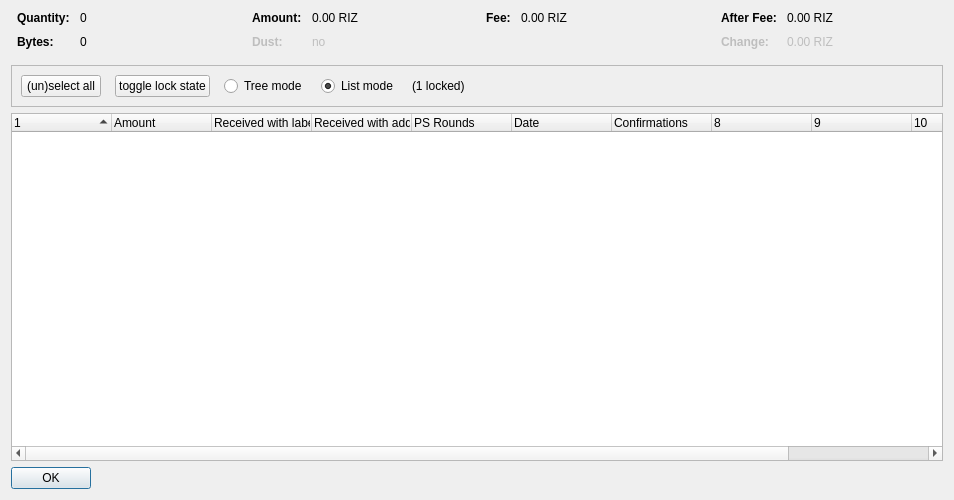
<?xml version="1.0" encoding="UTF-8"?>
<ui version="4.0">
 <class>CoinControlDialog</class>
 <widget class="QDialog" name="CoinControlDialog">
  <property name="geometry">
   <rect>
    <x>0</x>
    <y>0</y>
    <width>954</width>
    <height>500</height>
   </rect>
  </property>
  <property name="windowTitle">
   <string>Coin Selection</string>
  </property>
  <layout class="QVBoxLayout" name="verticalLayout">
   <item>
    <layout class="QHBoxLayout" name="horizontalLayoutTop" stretch="0,0,0,0">
     <property name="topMargin">
      <number>0</number>
     </property>
     <property name="bottomMargin">
      <number>10</number>
     </property>
     <item>
      <layout class="QFormLayout" name="formLayoutCoinControl1">
       <property name="horizontalSpacing">
        <number>10</number>
       </property>
       <property name="verticalSpacing">
        <number>10</number>
       </property>
       <property name="leftMargin">
        <number>6</number>
       </property>
       <property name="rightMargin">
        <number>6</number>
       </property>
       <item row="0" column="0">
        <widget class="QLabel" name="labelCoinControlQuantityText">
         <property name="font">
          <font>
           <weight>75</weight>
           <bold>true</bold>
          </font>
         </property>
         <property name="text">
          <string>Quantity:</string>
         </property>
        </widget>
       </item>
       <item row="0" column="1">
        <widget class="QLabel" name="labelCoinControlQuantity">
         <property name="cursor">
          <cursorShape>IBeamCursor</cursorShape>
         </property>
         <property name="contextMenuPolicy">
          <enum>Qt::ActionsContextMenu</enum>
         </property>
         <property name="text">
          <string notr="true">0</string>
         </property>
         <property name="textInteractionFlags">
          <set>Qt::LinksAccessibleByMouse|Qt::TextSelectableByKeyboard|Qt::TextSelectableByMouse</set>
         </property>
        </widget>
       </item>
       <item row="1" column="0">
        <widget class="QLabel" name="labelCoinControlBytesText">
         <property name="font">
          <font>
           <weight>75</weight>
           <bold>true</bold>
          </font>
         </property>
         <property name="text">
          <string>Bytes:</string>
         </property>
        </widget>
       </item>
       <item row="1" column="1">
        <widget class="QLabel" name="labelCoinControlBytes">
         <property name="cursor">
          <cursorShape>IBeamCursor</cursorShape>
         </property>
         <property name="contextMenuPolicy">
          <enum>Qt::ActionsContextMenu</enum>
         </property>
         <property name="text">
          <string notr="true">0</string>
         </property>
         <property name="textInteractionFlags">
          <set>Qt::LinksAccessibleByMouse|Qt::TextSelectableByKeyboard|Qt::TextSelectableByMouse</set>
         </property>
        </widget>
       </item>
      </layout>
     </item>
     <item>
      <layout class="QFormLayout" name="formLayoutCoinControl2">
       <property name="horizontalSpacing">
        <number>10</number>
       </property>
       <property name="verticalSpacing">
        <number>10</number>
       </property>
       <property name="leftMargin">
        <number>6</number>
       </property>
       <property name="rightMargin">
        <number>6</number>
       </property>
       <item row="0" column="0">
        <widget class="QLabel" name="labelCoinControlAmountText">
         <property name="font">
          <font>
           <weight>75</weight>
           <bold>true</bold>
          </font>
         </property>
         <property name="text">
          <string>Amount:</string>
         </property>
        </widget>
       </item>
       <item row="0" column="1">
        <widget class="QLabel" name="labelCoinControlAmount">
         <property name="cursor">
          <cursorShape>IBeamCursor</cursorShape>
         </property>
         <property name="contextMenuPolicy">
          <enum>Qt::ActionsContextMenu</enum>
         </property>
         <property name="text">
          <string notr="true">0.00 RIZ</string>
         </property>
         <property name="textInteractionFlags">
          <set>Qt::LinksAccessibleByMouse|Qt::TextSelectableByKeyboard|Qt::TextSelectableByMouse</set>
         </property>
        </widget>
       </item>
       <item row="1" column="0">
        <widget class="QLabel" name="labelCoinControlLowOutputText">
         <property name="enabled">
          <bool>false</bool>
         </property>
         <property name="font">
          <font>
           <weight>75</weight>
           <bold>true</bold>
          </font>
         </property>
         <property name="text">
          <string>Dust:</string>
         </property>
        </widget>
       </item>
       <item row="1" column="1">
        <widget class="QLabel" name="labelCoinControlLowOutput">
         <property name="enabled">
          <bool>false</bool>
         </property>
         <property name="cursor">
          <cursorShape>IBeamCursor</cursorShape>
         </property>
         <property name="contextMenuPolicy">
          <enum>Qt::ActionsContextMenu</enum>
         </property>
         <property name="text">
          <string notr="true">no</string>
         </property>
         <property name="textInteractionFlags">
          <set>Qt::LinksAccessibleByMouse|Qt::TextSelectableByKeyboard|Qt::TextSelectableByMouse</set>
         </property>
        </widget>
       </item>
      </layout>
     </item>
     <item>
      <layout class="QFormLayout" name="formLayoutCoinControl3">
       <property name="horizontalSpacing">
        <number>10</number>
       </property>
       <property name="verticalSpacing">
        <number>10</number>
       </property>
       <property name="leftMargin">
        <number>6</number>
       </property>
       <property name="rightMargin">
        <number>6</number>
       </property>
       <item row="0" column="0">
        <widget class="QLabel" name="labelCoinControlFeeText">
         <property name="font">
          <font>
           <weight>75</weight>
           <bold>true</bold>
          </font>
         </property>
         <property name="text">
          <string>Fee:</string>
         </property>
        </widget>
       </item>
       <item row="0" column="1">
        <widget class="QLabel" name="labelCoinControlFee">
         <property name="cursor">
          <cursorShape>IBeamCursor</cursorShape>
         </property>
         <property name="contextMenuPolicy">
          <enum>Qt::ActionsContextMenu</enum>
         </property>
         <property name="text">
          <string notr="true">0.00 RIZ</string>
         </property>
         <property name="textInteractionFlags">
          <set>Qt::LinksAccessibleByMouse|Qt::TextSelectableByKeyboard|Qt::TextSelectableByMouse</set>
         </property>
        </widget>
       </item>
      </layout>
     </item>
     <item>
      <layout class="QFormLayout" name="formLayoutCoinControl4">
       <property name="horizontalSpacing">
        <number>10</number>
       </property>
       <property name="verticalSpacing">
        <number>10</number>
       </property>
       <property name="leftMargin">
        <number>6</number>
       </property>
       <property name="rightMargin">
        <number>6</number>
       </property>
       <item row="0" column="0">
        <widget class="QLabel" name="labelCoinControlAfterFeeText">
         <property name="font">
          <font>
           <weight>75</weight>
           <bold>true</bold>
          </font>
         </property>
         <property name="text">
          <string>After Fee:</string>
         </property>
        </widget>
       </item>
       <item row="0" column="1">
        <widget class="QLabel" name="labelCoinControlAfterFee">
         <property name="cursor">
          <cursorShape>IBeamCursor</cursorShape>
         </property>
         <property name="contextMenuPolicy">
          <enum>Qt::ActionsContextMenu</enum>
         </property>
         <property name="text">
          <string notr="true">0.00 RIZ</string>
         </property>
         <property name="textInteractionFlags">
          <set>Qt::LinksAccessibleByMouse|Qt::TextSelectableByKeyboard|Qt::TextSelectableByMouse</set>
         </property>
        </widget>
       </item>
       <item row="1" column="0">
        <widget class="QLabel" name="labelCoinControlChangeText">
         <property name="enabled">
          <bool>false</bool>
         </property>
         <property name="font">
          <font>
           <weight>75</weight>
           <bold>true</bold>
          </font>
         </property>
         <property name="text">
          <string>Change:</string>
         </property>
        </widget>
       </item>
       <item row="1" column="1">
        <widget class="QLabel" name="labelCoinControlChange">
         <property name="enabled">
          <bool>false</bool>
         </property>
         <property name="cursor">
          <cursorShape>IBeamCursor</cursorShape>
         </property>
         <property name="contextMenuPolicy">
          <enum>Qt::ActionsContextMenu</enum>
         </property>
         <property name="text">
          <string notr="true">0.00 RIZ</string>
         </property>
         <property name="textInteractionFlags">
          <set>Qt::LinksAccessibleByMouse|Qt::TextSelectableByKeyboard|Qt::TextSelectableByMouse</set>
         </property>
        </widget>
       </item>
      </layout>
     </item>
    </layout>
   </item>
   <item>
    <widget class="QFrame" name="frame">
     <property name="minimumSize">
      <size>
       <width>0</width>
       <height>40</height>
      </size>
     </property>
     <property name="frameShape">
      <enum>QFrame::StyledPanel</enum>
     </property>
     <property name="frameShadow">
      <enum>QFrame::Sunken</enum>
     </property>
     <layout class="QHBoxLayout" name="horizontalLayout">
      <item>
       <layout class="QHBoxLayout" name="horizontalLayoutPanel" stretch="0,0,0,0,0,0">
        <property name="spacing">
         <number>14</number>
        </property>
        <item>
         <widget class="QPushButton" name="pushButtonSelectAll">
          <property name="sizePolicy">
           <sizepolicy hsizetype="Maximum" vsizetype="Fixed">
            <horstretch>0</horstretch>
            <verstretch>0</verstretch>
           </sizepolicy>
          </property>
          <property name="text">
           <string>(un)select all</string>
          </property>
          <property name="autoDefault">
           <bool>false</bool>
          </property>
         </widget>
        </item>
        <item>
         <widget class="QPushButton" name="pushButtonToggleLock">
          <property name="sizePolicy">
           <sizepolicy hsizetype="Maximum" vsizetype="Fixed">
            <horstretch>0</horstretch>
            <verstretch>0</verstretch>
           </sizepolicy>
          </property>
          <property name="text">
           <string>toggle lock state</string>
          </property>
          <property name="autoDefault">
           <bool>false</bool>
          </property>
         </widget>
        </item>
        <item>
         <widget class="QRadioButton" name="radioTreeMode">
          <property name="sizePolicy">
           <sizepolicy hsizetype="Maximum" vsizetype="Fixed">
            <horstretch>0</horstretch>
            <verstretch>0</verstretch>
           </sizepolicy>
          </property>
          <property name="text">
           <string>Tree mode</string>
          </property>
         </widget>
        </item>
        <item>
         <widget class="QRadioButton" name="radioListMode">
          <property name="sizePolicy">
           <sizepolicy hsizetype="Maximum" vsizetype="Fixed">
            <horstretch>0</horstretch>
            <verstretch>0</verstretch>
           </sizepolicy>
          </property>
          <property name="text">
           <string>List mode</string>
          </property>
          <property name="checked">
           <bool>true</bool>
          </property>
         </widget>
        </item>
        <item>
         <widget class="QLabel" name="labelLocked">
          <property name="text">
           <string>(1 locked)</string>
          </property>
         </widget>
        </item>
        <item>
         <spacer name="horizontalSpacer">
          <property name="orientation">
           <enum>Qt::Horizontal</enum>
          </property>
          <property name="sizeHint" stdset="0">
           <size>
            <width>40</width>
            <height>20</height>
           </size>
          </property>
         </spacer>
        </item>
       </layout>
      </item>
     </layout>
    </widget>
   </item>
   <item>
    <widget class="CoinControlTreeWidget" name="treeWidget">
     <property name="contextMenuPolicy">
      <enum>Qt::CustomContextMenu</enum>
     </property>
     <property name="sortingEnabled">
      <bool>false</bool>
     </property>
     <property name="columnCount">
      <number>11</number>
     </property>
     <attribute name="headerShowSortIndicator" stdset="0">
      <bool>true</bool>
     </attribute>
     <attribute name="headerStretchLastSection">
      <bool>false</bool>
     </attribute>
     <column>
      <property name="text">
       <string/>
      </property>
     </column>
     <column>
      <property name="text">
       <string>Amount</string>
      </property>
     </column>
     <column>
      <property name="text">
       <string>Received with label</string>
      </property>
     </column>
     <column>
      <property name="text">
       <string>Received with address</string>
      </property>
     </column>
     <column>
      <property name="text">
       <string>PS Rounds</string>
      </property>
     </column>
     <column>
      <property name="text">
       <string>Date</string>
      </property>
     </column>
     <column>
      <property name="text">
       <string>Confirmations</string>
      </property>
      <property name="toolTip">
       <string>Confirmed</string>
      </property>
     </column>
     <column>
      <property name="text">
       <string/>
      </property>
     </column>
     <column>
      <property name="text">
       <string/>
      </property>
     </column>
     <column>
      <property name="text">
       <string/>
      </property>
     </column>
     <column>
      <property name="text">
       <string/>
      </property>
     </column>
    </widget>
   </item>
   <item>
    <widget class="QDialogButtonBox" name="buttonBox">
     <property name="sizePolicy">
      <sizepolicy hsizetype="Maximum" vsizetype="Fixed">
       <horstretch>0</horstretch>
       <verstretch>0</verstretch>
      </sizepolicy>
     </property>
     <property name="orientation">
      <enum>Qt::Horizontal</enum>
     </property>
     <property name="standardButtons">
      <set>QDialogButtonBox::Ok</set>
     </property>
    </widget>
   </item>
  </layout>
 </widget>
 <customwidgets>
  <customwidget>
   <class>CoinControlTreeWidget</class>
   <extends>QTreeWidget</extends>
   <header>coincontroltreewidget.h</header>
  </customwidget>
 </customwidgets>
 <resources/>
 <connections/>
</ui>
